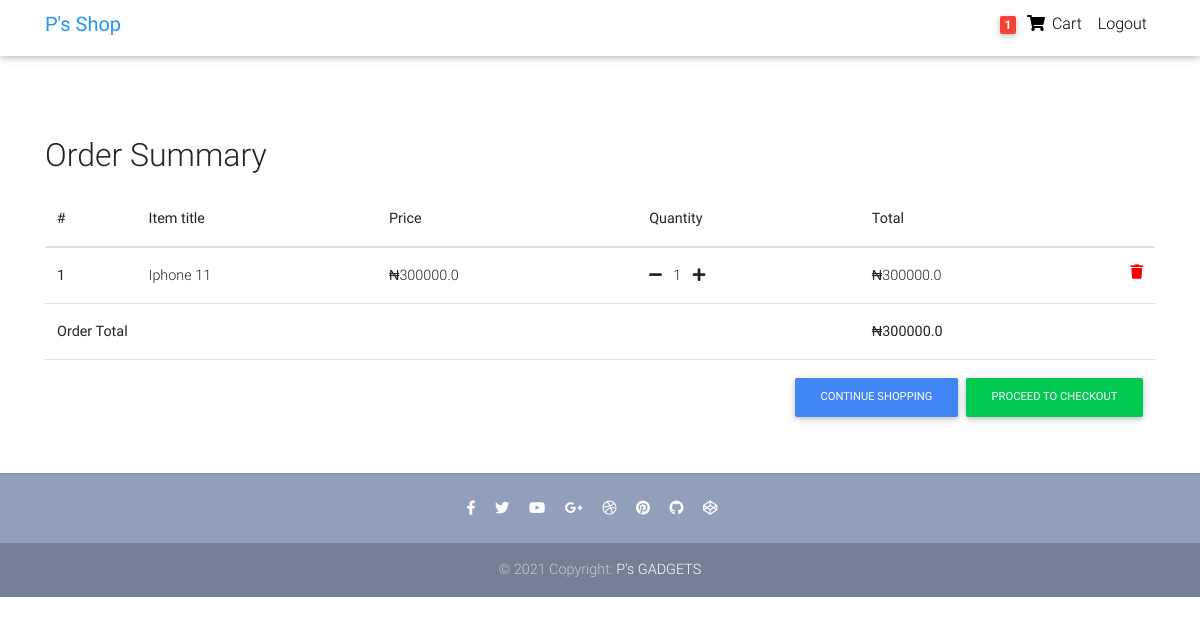
The app's page /order-summary/ (signed in), older data.
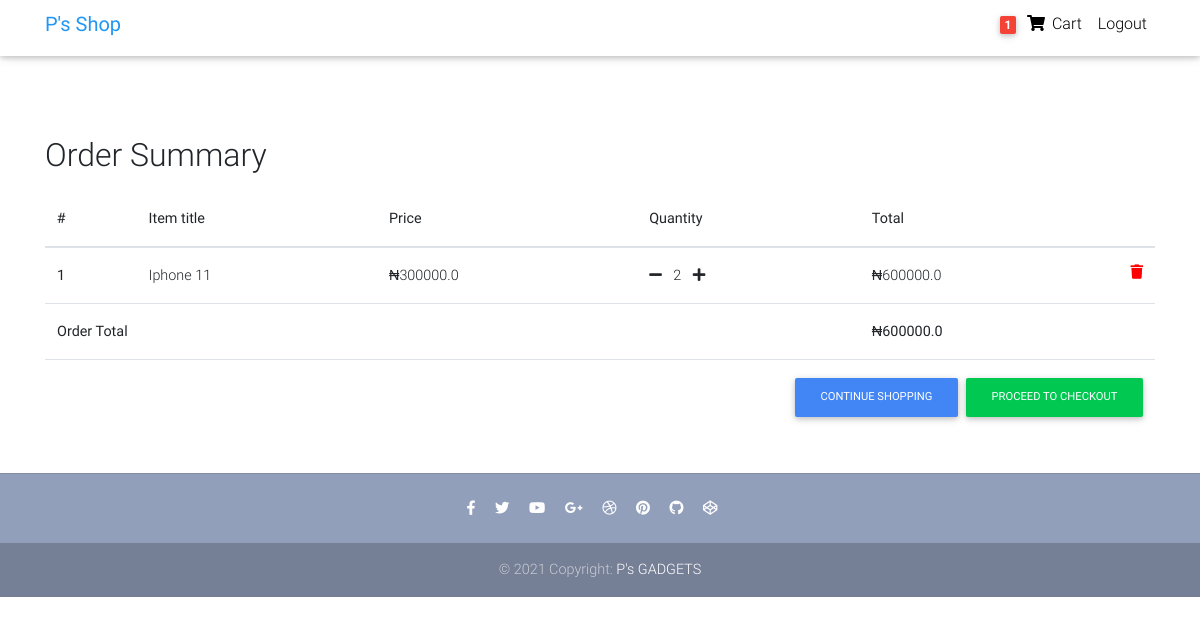
The same page, newer data.
### store/models.py (models this page shows, shortened)
class Order(models.Model):
    user = models.ForeignKey(settings.AUTH_USER_MODEL, on_delete=models.CASCADE)
    ref_code = models.CharField(max_length=20, blank=True, null=True)
    items = models.ManyToManyField(OrderItem)
    strat_date = models.DateTimeField(auto_now_add=True)
    ordered_date = models.DateTimeField()
    ordered = models.BooleanField(default=False)
    billing_address = models.ForeignKey('Address', related_name="billing_address", on_delete=models.SET_NULL, blank=True, null=True)
    shipping_address = models.ForeignKey('Address', related_name="shipping_address", on_delete=models.SET_NULL, blank=True, null=True)
    payment = models.ForeignKey('Payment', on_delete=models.SET_NULL, blank=True, null=True)
    coupon = models.ForeignKey("Coupon", on_delete=models.SET_NULL, blank=True, null=True)
    being_delivered = models.BooleanField(default=False)
    received = models.BooleanField(default=False)
    refund_requested = models.BooleanField(default=False)
    refund_granted = models.BooleanField(default=False)
    def get_total(self):
        total = 0
        for order_item in self.items.all():
            total += order_item.get_final_price()
        if self.coupon:
            total -= self.coupon.amount
        return total

class OrderItem(models.Model):
    user = models.ForeignKey(settings.AUTH_USER_MODEL, on_delete=models.CASCADE)
    ordered = models.BooleanField(default=False)
    item = models.ForeignKey(Product, on_delete=models.CASCADE)
    quantity = models.IntegerField(default=1)
    def get_total_item_price(self):
        return self.quantity * self.item.price
    def get_final_price(self):
        if self.item.discount_price:
            return self.get_total_discount_item_price()
        return self.get_total_item_price()

class Product(models.Model):
    title = models.CharField(max_length=100)
    brand = models.CharField(max_length=100)
    model = models.CharField(max_length=250, blank=True, null=True)
    features = models.TextField(blank=True, null=True)
    stock = models.IntegerField(default=100)
    released_on = models.CharField(max_length=100)
    dimensions = models.CharField(max_length=100)
    price = models.FloatField()
    discount_price = models.FloatField(blank=True, null=True)
    category = models.CharField(choices=CATEGORY_CHOICES, max_length=3)
    label =  models.CharField(choices=LABEL_CHOICES, max_length=1)
    slug = models.SlugField()
    description = models.TextField()
    image = models.ImageField(upload_to="product_images")

### store/views.py (the view)
# urls.py: path("order-summary/", OrderSummaryView.as_view(), name="order-summary"),
class OrderSummaryView(LoginRequiredMixin, View):
    def get(self, *args, **kwargs):
        try:
            order = Order.objects.get(user=self.request.user, ordered=False)
            context = {
                'object': order
            }
            return render(self.request, "store/order-summary.html", context)
        except ObjectDoesNotExist:
            messages.error(self.request, 'You do not have an active order')
            return redirect('/')

### store/templatetags/cart_template_tags.py (called while the page is built)
@register.filter
def cart_item_count(user):
    if user.is_authenticated:
        qs = Order.objects.filter(user=user, ordered=False)
        if qs.exists():
            return qs[0].items.count()
    return 0

### store/templates/store/order-summary.html (shortened to what this page needs)
{% load static %}
{% load cart_template_tags %}
<!DOCTYPE html>
<html lang="en">
<head>
  <link rel="stylesheet" href="https://use.fontawesome.com/releases/v5.11.2/css/all.css">
  <link href="{% static 'store/css/bootstrap.min.css' %}" rel="stylesheet">
  <link href="{% static 'store/css/mdb.min.css' %}" rel="stylesheet">
  <link href="{% static 'store/css/style.min.css' %}" rel="stylesheet">
</head>
<body>
  <nav class="navbar fixed-top navbar-expand-lg navbar-light white scrolling-navbar pt-lg-1">
    <div class="container">
      <a class="navbar-brand waves-effect" href="{% url 'home' %}" target="_self">
        <strong class="blue-text">P's Shop</strong>
      </a>
      <div class="collapse navbar-collapse" id="navbarSupportedContent">
        <ul class="navbar-nav nav-flex-icons">
          {% if request.user.is_authenticated %}
          <li class="nav-item">
            <a class="nav-link waves-effect">
              <span class="badge red z-depth-1 mr-1"> {{request.user|cart_item_count }} </span>
              <i class="fas fa-shopping-cart"></i>
              <span class="clearfix d-none d-sm-inline-block"> Cart </span>
            </a>
          </li>
          <li class="nav-item">
            <a class="nav-link waves-effect" href="{% url 'account_logout' %}">
              <span class="clearfix d-none d-sm-inline-block">Logout</span>
            </a>
          </li>
          {% endif %}
        </ul>
      </div>
    </div>
  </nav>
  <div class="mt-5 pt-3">
  </div>
  <main>
    <div class="container mt-lg-5">
        <div class="table-responsive text-nowrap">
        <h2 class="mt-4">Order Summary</h2>
        <table class="table mt-lg-3">
            <thead>
                <tr>
                    <th scope="col">#</th>
                    <th scope="col">Item title</th>
                    <th scope="col">Price</th>
                    <th scope="col">Quantity</th>
                    <th scope="col">Total</th>
                </tr>
            </thead>
            <tbody>
            {% for order_item in object.items.all %}
                <tr>
                    <th scope="row">{{ forloop.counter }}</th>
                    <td>{{ order_item.item.title }}</td>
                    <td><span>&#8358;</span>{{ order_item.item.price }}</td>
                    <td>
                        <a href="{% url 'remove-single-item-from-cart' order_item.item.slug %}"><i class="fas fa-minus mr-2"></i></a>
                        {{ order_item.quantity }}
                        <a href="{% url 'add-to-cart' order_item.item.slug %}"><i class="fas fa-plus ml-2"></i></a>
                    </td>
                    <td>
                        {% if order_item.item.discount_price %}
                        <span>&#8358;</span>{{ order_item.get_total_discount_item_price }}
                            <span class="badge badge-primary">Saving <span>&#8358;</span>{{ order_item.get_amount_saved }}</span>
                        {% else %}
                        <span>&#8358;</span>{{ order_item.get_total_item_price }}
                        {% endif %}
                        <a style="color: red;" href="{% url 'remove-from-cart' order_item.item.slug %}"><i class="fas fa-trash float-right"></i></a>
                    </td>
                </tr>
             {% endfor %}
            {% if object.get_total %}
             <tr>
                 <td colspan="4"><b>Order Total</b></td>
                <td><strong><span>&#8358;</span>{{ object.get_total}}</strong></td>
            </tr>
            <tr>
                <td colspan="5">
                    <a style="float: right;" class="btn btn-success ml-2 btn-md" href="{% url 'checkout' %}">Proceed to Checkout</a>
                    <a style="float: right;" class="btn btn-primary  btn-md" href="{% url 'home' %}">Continue Shopping</a>
                </td>
           </tr>
           {% endif %}
            </tbody>
        </table>
        </div>
    </div>
  </main>
  <footer class="page-footer text-center font-small mt-2 wow fadeIn">
    <hr class="my-4">
    <div class="pb-4">
      <a href="https://www.facebook.com/mdbootstrap" target="_blank">
        <i class="fab fa-facebook-f mr-3"></i>
      </a>
      <a href="https://twitter.com/MDBootstrap" target="_blank">
        <i class="fab fa-twitter mr-3"></i>
      </a>
      <a href="https://www.youtube.com/watch?v=7MUISDJ5ZZ4" target="_blank">
        <i class="fab fa-youtube mr-3"></i>
      </a>
      <a href="https://plus.google.com/u/0/b/107863090883699620484" target="_blank">
        <i class="fab fa-google-plus-g mr-3"></i>
      </a>
      <a href="https://dribbble.com/mdbootstrap" target="_blank">
        <i class="fab fa-dribbble mr-3"></i>
      </a>
      <a href="https://pinterest.com/mdbootstrap" target="_blank">
        <i class="fab fa-pinterest mr-3"></i>
      </a>
      <a href="https://github.com/mdbootstrap/bootstrap-material-design" target="_blank">
        <i class="fab fa-github mr-3"></i>
      </a>
      <a href="http://codepen.io/mdbootstrap/" target="_blank">
        <i class="fab fa-codepen mr-3"></i>
      </a>
    </div>
    <div class="footer-copyright py-3">
      © 2021 Copyright:
      <a href="{% url 'home' %}" target="_blank"> P's GADGETS </a>
    </div>
  </footer>
</body>
</html>

### store/templates/store/order-summary.html (style rules this page uses)
html, body, header, .carousel { height: 60vh; }

Row changes from the older to the newer data that the page shows:
changed OrderItem "Iphone 11": quantity "1" → "2"; get_total_item_price "300000.0" → "600000.0"
changed Order: get_total "300000.0" → "600000.0"
